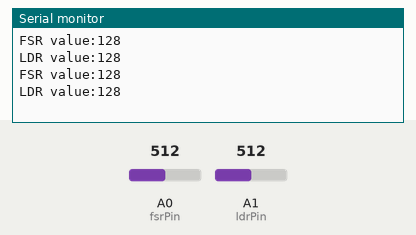
This sketch was run on a simulated Arduino Uno, built with avr-gcc and run on an emulated ATmega328P. Shown: the last lines printed to the serial monitor. The inputs (shaded band) are chosen by the test bench; at power-on: A0 (fsrPin) = 512, A1 (ldrPin) = 512.

Above: at 1.8 s.
1.9 s: A0 (fsrPin) set to 716
At 2.5 s:
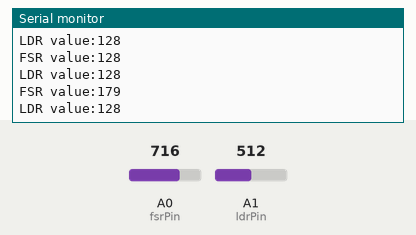
3.4 s: A1 (ldrPin) set to 716
At 4.7 s:
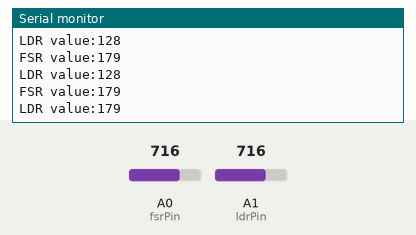
4.9 s: A0 (fsrPin) set to 900
At 5.8 s:
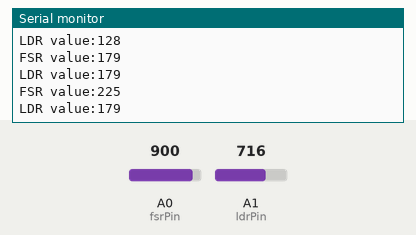
6.4 s: A1 (ldrPin) set to 900
At 7.7 s:
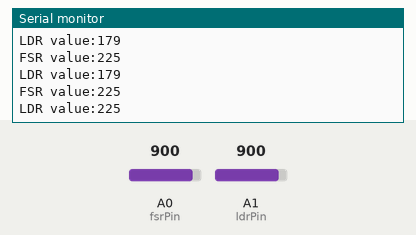
Timing chart, 0 to 8.9 s (numbered marks = the images above; inputs shaded):
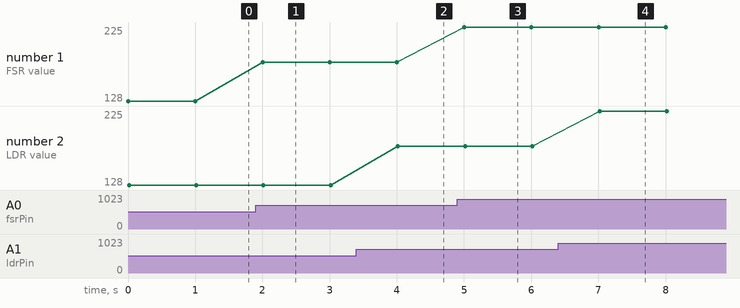

The sketch:

Read_FSR+LDR_write_on_TXT_file__Memory_External___Week_8_.ino
```cpp
/* By Azizi Bin Mohamad Tambi(1919661)*/

//Defining Pins
#define fsrPin A0
#define ldrPin A1

//Variables
int fsrVal;
int ldrVal;

void setup()
{
  Serial.begin(9600);
  pinMode(fsrPin, INPUT);
  pinMode(ldrPin, INPUT);
}

void loop()
{
  fsrVal = analogRead(fsrPin) / 4; //read FSR value 0-255
  ldrVal = analogRead(ldrPin) / 4; //read LDR value 0-255

  Serial.print("FSR value:");
  Serial.print(fsrVal);			//Print FSR value
  Serial.print("\n");
  Serial.print("LDR value:");
  Serial.print(ldrVal);			//Print LDR value
  Serial.print("\n");
  delay(1000);
}
```

Measured:
- after the input at 1.9 s, the serial monitor: prints a new line after 0.10 s (image 1)
- after the input at 3.4 s, the serial monitor: prints a new line after 0.62 s (image 2)
- after the input at 4.9 s, the serial monitor: prints a new line after 0.10 s (image 3)
- after the input at 6.4 s, the serial monitor: prints a new line after 0.62 s (image 4)
- plotted number 1: 128 → 179 after the input at 1.9 s, 179 → 225 after the input at 4.9 s
